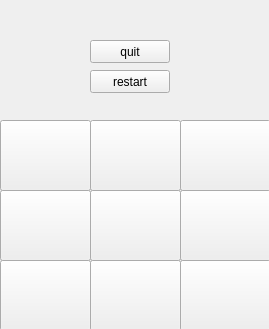
<?xml version="1.0" encoding="UTF-8"?>
<ui version="4.0">
 <class>tabu</class>
 <widget class="QWidget" name="tabu">
  <property name="geometry">
   <rect>
    <x>0</x>
    <y>0</y>
    <width>269</width>
    <height>329</height>
   </rect>
  </property>
  <property name="windowTitle">
   <string>Form</string>
  </property>
  <widget class="QPushButton" name="pushButton">
   <property name="geometry">
    <rect>
     <x>0</x>
     <y>120</y>
     <width>91</width>
     <height>71</height>
    </rect>
   </property>
   <property name="text">
    <string/>
   </property>
  </widget>
  <widget class="QPushButton" name="pushButton_2">
   <property name="geometry">
    <rect>
     <x>90</x>
     <y>120</y>
     <width>91</width>
     <height>71</height>
    </rect>
   </property>
   <property name="text">
    <string/>
   </property>
  </widget>
  <widget class="QPushButton" name="pushButton_3">
   <property name="geometry">
    <rect>
     <x>180</x>
     <y>120</y>
     <width>91</width>
     <height>71</height>
    </rect>
   </property>
   <property name="text">
    <string/>
   </property>
  </widget>
  <widget class="QPushButton" name="pushButton_4">
   <property name="geometry">
    <rect>
     <x>0</x>
     <y>190</y>
     <width>91</width>
     <height>71</height>
    </rect>
   </property>
   <property name="text">
    <string/>
   </property>
  </widget>
  <widget class="QPushButton" name="pushButton_5">
   <property name="geometry">
    <rect>
     <x>90</x>
     <y>190</y>
     <width>91</width>
     <height>71</height>
    </rect>
   </property>
   <property name="text">
    <string/>
   </property>
  </widget>
  <widget class="QPushButton" name="pushButton_6">
   <property name="geometry">
    <rect>
     <x>180</x>
     <y>190</y>
     <width>91</width>
     <height>71</height>
    </rect>
   </property>
   <property name="text">
    <string/>
   </property>
  </widget>
  <widget class="QPushButton" name="pushButton_7">
   <property name="geometry">
    <rect>
     <x>0</x>
     <y>260</y>
     <width>91</width>
     <height>71</height>
    </rect>
   </property>
   <property name="text">
    <string/>
   </property>
  </widget>
  <widget class="QPushButton" name="pushButton_8">
   <property name="geometry">
    <rect>
     <x>90</x>
     <y>260</y>
     <width>91</width>
     <height>71</height>
    </rect>
   </property>
   <property name="text">
    <string/>
   </property>
  </widget>
  <widget class="QPushButton" name="pushButton_9">
   <property name="geometry">
    <rect>
     <x>180</x>
     <y>260</y>
     <width>91</width>
     <height>71</height>
    </rect>
   </property>
   <property name="text">
    <string/>
   </property>
  </widget>
  <widget class="QPushButton" name="restart">
   <property name="geometry">
    <rect>
     <x>90</x>
     <y>70</y>
     <width>80</width>
     <height>23</height>
    </rect>
   </property>
   <property name="text">
    <string>restart</string>
   </property>
  </widget>
  <widget class="QPushButton" name="quit">
   <property name="geometry">
    <rect>
     <x>90</x>
     <y>40</y>
     <width>80</width>
     <height>23</height>
    </rect>
   </property>
   <property name="text">
    <string>quit</string>
   </property>
  </widget>
 </widget>
 <resources/>
 <connections/>
</ui>
